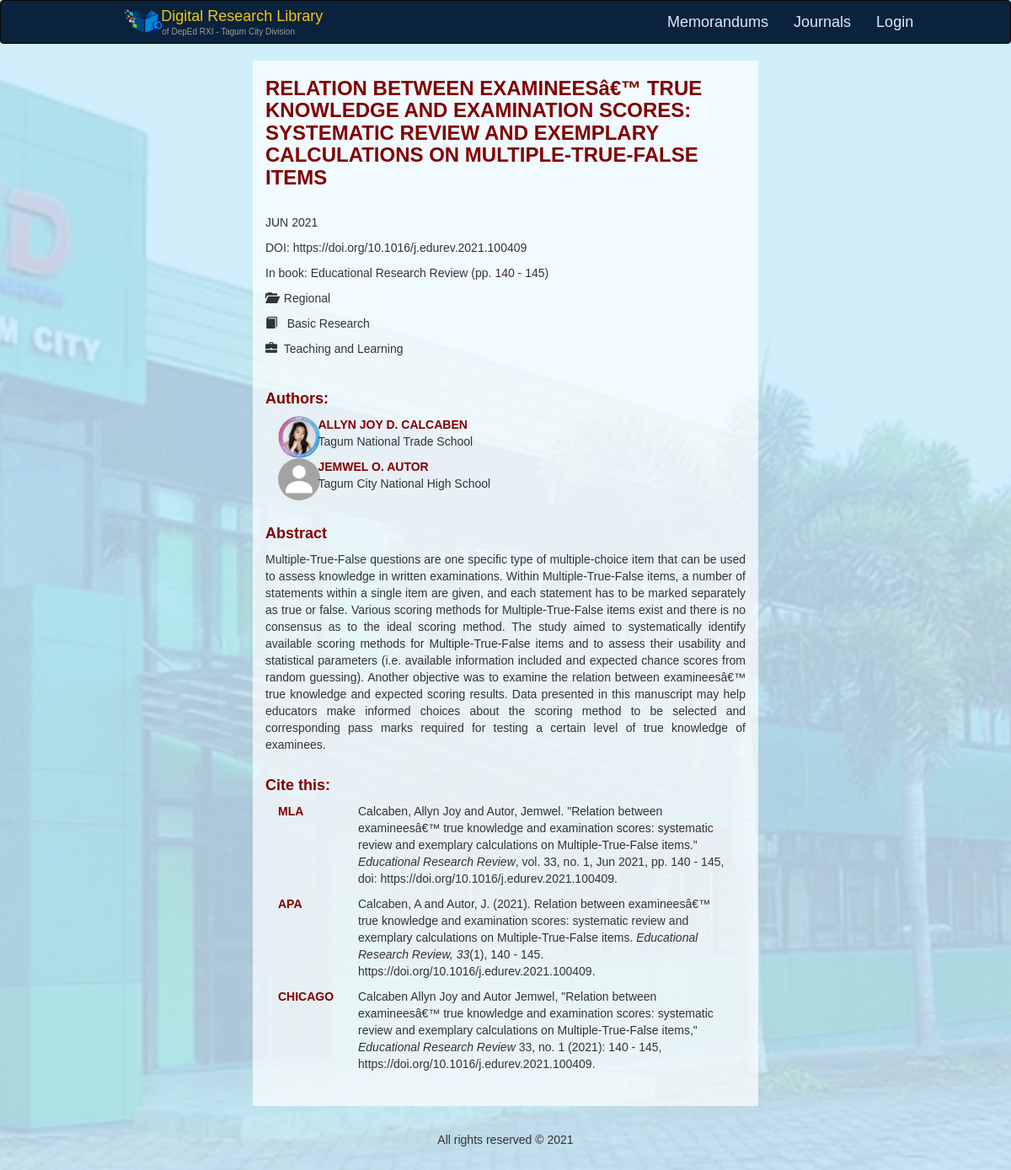
/pages/research_view.php?rid=7, run on the app's committed database.
### tables this page shows
CREATE TABLE `research_output` (
  `research_id` int(11) NOT NULL,
  `research_title` varchar(1024) NOT NULL,
  `research_doi` varchar(1024) NOT NULL,
  `research_category` varchar(1024) NOT NULL,
  `research_type` varchar(1024) NOT NULL,
  `research_agenda` varchar(1024) NOT NULL,
  `research_status` varchar(1024) NOT NULL,
  `research_abstract` varchar(2048) NOT NULL,
  `research_date_publish` date NOT NULL,
  `research_office` varchar(1024) NOT NULL,
  `research_keywords` varchar(512) NOT NULL,
  `research_journal_id` int(11) NOT NULL,
  `research_journal_pages` varchar(1024) NOT NULL,
  `research_filename` varchar(1024) NOT NULL,
  `research_filepath` varchar(1024) NOT NULL
);

CREATE TABLE `research_journal` (
  `journal_id` int(255) NOT NULL,
  `journal_user_id` int(255) NOT NULL COMMENT 'user who uploaded the journal',
  `journal_title` varchar(1024) NOT NULL,
  `journal_description` varchar(2048) NOT NULL,
  `journal_volume` int(255) NOT NULL,
  `journal_issue` int(255) NOT NULL,
  `journal_issn` varchar(1024) NOT NULL,
  `journal_publisher_name` varchar(1024) NOT NULL,
  `journal_date_publish` date NOT NULL,
  `journal_editor_team` varchar(1024) NOT NULL,
  `journal_filename` varchar(1024) NOT NULL,
  `journal_filepath` varchar(1024) NOT NULL,
  `journal_posted_at` datetime NOT NULL,
  `journal_updated_at` datetime NOT NULL,
  `journal_photo` varchar(1024) NOT NULL
);

CREATE TABLE `research_creation` (
  `creation_researcher_id` int(255) NOT NULL,
  `creation_research_id` int(255) NOT NULL
);

CREATE TABLE `researcher` (
  `researcher_id` int(255) NOT NULL,
  `researcher_user_id` int(255) DEFAULT NULL,
  `researcher_first_name` varchar(1024) NOT NULL,
  `researcher_middle_name` varchar(1024) NOT NULL,
  `researcher_last_name` varchar(1024) NOT NULL,
  `researcher_office` varchar(1024) NOT NULL,
  `researcher_designation` varchar(1024) NOT NULL,
  `researcher_profile_picture` varchar(1024) NOT NULL,
  `researcher_email` varchar(1024) NOT NULL
);

### pages/research_view.php (the view, shortened to what this page needs)
<?php
include "../database/db_config.php";
?>
<DOCTYPE! html>
<html>
	<head>
		<link rel="stylesheet" href="https://cdnjs.cloudflare.com/ajax/libs/font-awesome/4.7.0/css/font-awesome.min.css">
		<link rel="stylesheet" type="text/css" href="../bootstrap-3.3.7-dist/css/bootstrap.css">
		<link rel="stylesheet" type="text/css" href="../bootstrap-3.3.7-dist/css/bootstrap.min.css">
		<link rel="stylesheet" type="text/css" href="../css/body_css.css">
		<link rel="stylesheet" type="text/css" href="../css/footer_css.css">
		<link rel="stylesheet" type="text/css" href="../css/nav_css.css">
	</head>
	<body class="bg-light">
		<nav class="navbar navbar-inverse" >
		  	<div class="container-fluid col-md-10 col-md-offset-1">
			    <div class="navbar-header col-md-6">
			      	<a class="navbar-brand nav_title_a col-sm-12" href="<?=(!isset($_SESSION['user']))? "index.php" : "homepage.php"?>">
			      		<span class="col-sm-1"><img   src="../images/logo1.png" height="30px" width="50px"></span>
			      			<span class="title_brand_nav col-sm-11" style="margin-top:-2px;">
			      				&nbsp; Digital Research Library
			      			</span>
			      			<br>
			      			<h6 class="title_nav_p col-sm-11" style="margin-top:1px;font-size:10px;">
			      				&nbsp;&nbsp;&nbsp;&nbsp;of DepEd RXI - Tagum City Division
			      			</h6>
			      	</a>
			    </div>
			    <div>
			    <ul class="nav title_brand navbar-nav navbar-right">
			    	<li class="title_brand" >
			    		<a class="title_brand" href="memorandum.php">Memorandums</a>
			    	</li>
			    	<li class="title_brand" >
			    		<a class="title_brand" href="journals.php">Journals</a>
			    	</li>
			      	<?php
						if (!isset($_SESSION['user'])) {
					?>
					<li class="title_brand" ><a class="title_brand" href="login.php">Login</a></li>
					<?php
						}
					?>
			    </ul>
				</div>
		  	</div>
		</nav>
		<div class="container-fluid ">
		  	<div class="row content">
			    <div class="col-sm-3 sidenav" >
			    </div>
			    <div class="col-sm-6 center_content body_middle" >
			    <div class=" center_content" >
			    	<?php
			    		$id = intval($_GET['rid']);
						$query = "SELECT *
								FROM research_output AS ro
								INNER JOIN research_journal AS rj
								ON rj.journal_id = ro.research_journal_id
								WHERE ro.research_id = '$id'";
						if ($result = $db->query($query)) {
							while ($row = $result->fetch_assoc()) {
								$jtitle = ucwords(strtolower($row['journal_title']));
								$jpages = $row['research_journal_pages'];
								$rdate = strtotime($row['journal_date_publish']);
								$months = array("null","Jan","Feb","Mar","Apr","May","Jun","Jul","Aug","Sep","Oct","Nov","Dec");
								$queryAuthors = "SELECT * FROM researcher AS rs INNER JOIN research_creation As rc ON rs.researcher_id = rc.creation_researcher_id WHERE rc.creation_research_id = $id";
								$data_authors = [];
								if ($resultAuthor = $db->query($queryAuthors)) {
									while ($rowAuthor = $resultAuthor->fetch_assoc()) {
										$fields = [];
										$fields['fullname'] = strtoupper($rowAuthor['researcher_first_name']." ".$rowAuthor['researcher_middle_name'][0].". ".$rowAuthor['researcher_last_name']);
										$fields['fname'] = ucwords(strtolower($rowAuthor['researcher_first_name']));
										$fields['lname'] = ucwords(strtolower($rowAuthor['researcher_last_name']));
										$fields['profilepic'] = $rowAuthor['researcher_profile_picture'];
										$fields['office'] = ucwords(strtolower($rowAuthor['researcher_office']));
										$data_authors[] = $fields;
									}
								} else {
									echo $db->error;
								}
					?>
					<div>
						<p class="author_name h3" style="color: maroon;">
							<b> <?=strtoupper($row['research_title'])?> </b>
						</p>
					</div>
					<div>
						<br>
						<p> <?=strtoupper($months[intval(date('m',$rdate))])." ".date('Y',$rdate)?> </p>
						<p>DOI: <?=$row['research_doi']?></p>
						<p> In book: <?=$jtitle?> (pp. <?=$jpages?>) </p>
						<div>
							<p><span class="glyphicon glyphicon-folder-open"> </span>&nbsp;&nbsp;<?=$row['research_category']?></p>
							<p><span class="glyphicon glyphicon-book">  </span> &nbsp;&nbsp;<?=$row['research_type']?> </p>
							<p><span class="glyphicon glyphicon-briefcase">  </span>&nbsp;&nbsp;<?=$row['research_agenda']?></p>
						</div>
						<div>
							<br>
							<p class="h4" style="color: maroon;"><b><?= count($data_authors) > 1 ? 'Authors:' : 'Author:' ?></b></p>
							<?php
							foreach($data_authors as $author) {
							?>
								<div class="" style=" height: 50px;">
									<div class="col-sm-1" >
										<img class="  img-circle " src="../images/profile_pictures/<?=$author['profilepic']?>" alt="<?=$author['lname']?>" width="50px" height="50px">
									</div>
									<div class="col-sm-11 text-left" >
										<p>
											<b class="author_name" style="color: maroon;"> <?=$author['fullname']?>
											</b>
											<br> <?=$author['office']?>
										</p>
									</div>
								</div>
							<?php
							}
							?>
						</div>
					</div>
					<div>
						<br>
						<p class="h4" style="color: maroon;"><b> Abstract </b></p>
						<p class="text-justify">
							<?=$row['research_abstract']?>
						</p>
					</div>
					<div>
						<p class="h4" style="color: maroon;"> <br> <b> Cite this:</b></p>
						<div>
							<?php
								$mla_authors = "Unknown";
								$apa_authors = "Unknown";
								$chicago_authors = "Unknown";
								if (count($data_authors) == 1) {
									$mla_authors = $data_authors[0]['lname'].", ".$data_authors[0]['fname'];
									$apa_authors = $data_authors[0]['lname'].", ".$data_authors[0]['fname'][0];
									$chicago_authors = $data_authors[0]['lname']." ".$data_authors[0]['fname'];
								} else if (count($data_authors) == 2) {
									$mla_authors = $data_authors[0]['lname'].", ".$data_authors[0]['fname']." and ".$data_authors[1]['lname'].", ".$data_authors[1]['fname'];
									$apa_authors = $data_authors[0]['lname'].", ".$data_authors[0]['fname'][0]." and ". $data_authors[1]['lname'].", ".$data_authors[1]['fname'][0];
									$chicago_authors = $data_authors[0]['lname']." ".$data_authors[0]['fname']." and ". $data_authors[1]['lname']." ".$data_authors[1]['fname'];
								} else if (count($data_authors) >= 3) {
									$mla_authors = $data_authors[0]['lname'].", ".$data_authors[0]['fname']." et al";
									$apa_authors = $data_authors[0]['lname'].", ".$data_authors[0]['fname'][0]." et al";
									$chicago_authors = $data_authors[0]['lname']." ".$data_authors[0]['fname']." et al";
								}
								$mla = $mla_authors.'. "'.$row['research_title'].'." <i>'.$row['journal_title']."</i>, vol. ".$row['journal_volume'].", no. ".$row['journal_issue'].", ".$months[intval(date('m',$rdate))]." ".date('Y',$rdate).", pp. ".$row['research_journal_pages'].", doi: ".$row['research_doi'].".";
								$apa = $apa_authors.'. ('.date('Y',$rdate)."). ".$row['research_title'].'. <i>'.$row['journal_title'].", ".$row['journal_volume']."</i>(".$row['journal_issue']."), ".$row['research_journal_pages'].". ".$row['research_doi'].".";
								$chicago = $chicago_authors.', "'.$row['research_title'].'," <i>'.$row['journal_title']."</i> ".$row['journal_volume'].", no. ".$row['journal_issue']." (".date('Y',$rdate)."): ".$row['research_journal_pages'].", ".$row['research_doi'].".";
							?>
							<p class="col-md-2" style="color: maroon;"><b>MLA</b></p>
							<p class="col-md-10">
								<?=$mla?>
							</p>
						</div>
						<div>
							<p class="col-md-2" style="color: maroon;"><b>APA</b></p>
							<p class="col-md-10">
								<?=$apa?>
							</p>
						</div>
							<p class="col-md-2" style="color: maroon;"><b>CHICAGO</b></p>
							<p class="col-md-10">
								<?=$chicago?>
							</p>
						</div>
						<p>&nbsp;</p>
						<?php
							}
						} else {
							echo "<p> No conducted Research yet.</p>";
						}
						?>
					</div>
					</div>
				<div class="col-sm-3 sidenav" >
			    </div>
		  </div>
		</div>
		<div class="footer text-center">
			<p>&nbsp;</p>
		    <p class="">All rights reserved &copy; 2021</p>
		    <p>&nbsp;</p>
		</div>
	</body>
</html>

### css/body_css.css (style rules this page uses)
html { height: 100%; margin: 0; }
* { box-sizing: border-box; }
body { margin: 0; font-family: Arial, Helvetica, sans-serif; background-color: #f0f0ff; background-image: url('../images/bg2.png'); background-attachment: fixed; background-position: center; background-repeat: no-repeat; background-size: cover; width: 100%; }
.navbar-header, nav, .navbar { color: black; }
.navbar { background-color: #0a223c; }
.nav_title_a { margin-top: -5px; }
.title_brand_nav, .nav { font: Helvetica; color: #f5c412; }
.title_brand { font: Helvetica; color: #f5c412; font-size: 18px; }
li.title_brand a.title_brand { font: Helvetica; color: #daecff; font-size: 18px; }
.author_name { color: #00017A; }
.body_middle { background: rgba(255, 255, 255, 0.7) }

### css/nav_css.css (style rules this page uses)
body { margin: 0; font-family: Arial, Helvetica, sans-serif; }

### data on the page
research_output: research_title "RELATION BETWEEN EXAMINEESâ€™ TRUE KNOWLEDGE AND EXAMINATION SCORES: SYSTEMATIC REVIEW AND EXEMPLARY CALCULATIONS ON MULTIPLE-TRUE-FALSE ITEMS", research_journal.journal_date_publish "JUN", research_journal.journal_date_publish "2021", research_doi "https://doi.org/10.1016/j.edurev.2021.100409", research_journal.journal_title "Educational Research Review", research_journal_pages "140 - 145", research_category "Regional", research_type "Basic Research", research_agenda "Teaching and Learning", fullname "ALLYN JOY D. CALCABEN", office "Tagum National Trade School", research_abstract "Multiple-True-False questions are one specific type of multiple-choice item that can be used to assess knowledge in written examinations. Within Multiple-True-False items, a number of statements within a single item are given, and each statement has to be marked separately as true or false. Various scoring methods for Multiple-True-False items exist and there is no consensus as to the ideal scoring method. The study aimed to systematically identify available scoring methods for Multiple-True-False items and to assess their usability and statistical parameters (i.e. available information included and expected chance scores from random guessing). Another objective was to examine the relation…", researcher.researcher_last_name+researcher_first_name "Calcaben, Allyn Joy and Autor, Jemwel", research_title "Relation between examineesâ€™ true knowledge and examination scores: systematic review and exemplary calculations on Multiple-True-False items", research_journal.journal_volume "33", research_journal.journal_issue "1", research_journal.journal_date_publish "Jun", researcher.researcher_last_name+researcher_first_name "Calcaben, A and Autor, J", researcher.researcher_last_name+researcher_first_name "Calcaben Allyn Joy and Autor Jemwel"
research_creation: creation_researcher.researcher_profile_picture (placeholder picture), fullname "JEMWEL O. AUTOR", creation_researcher.researcher_office "Tagum City National High School"
